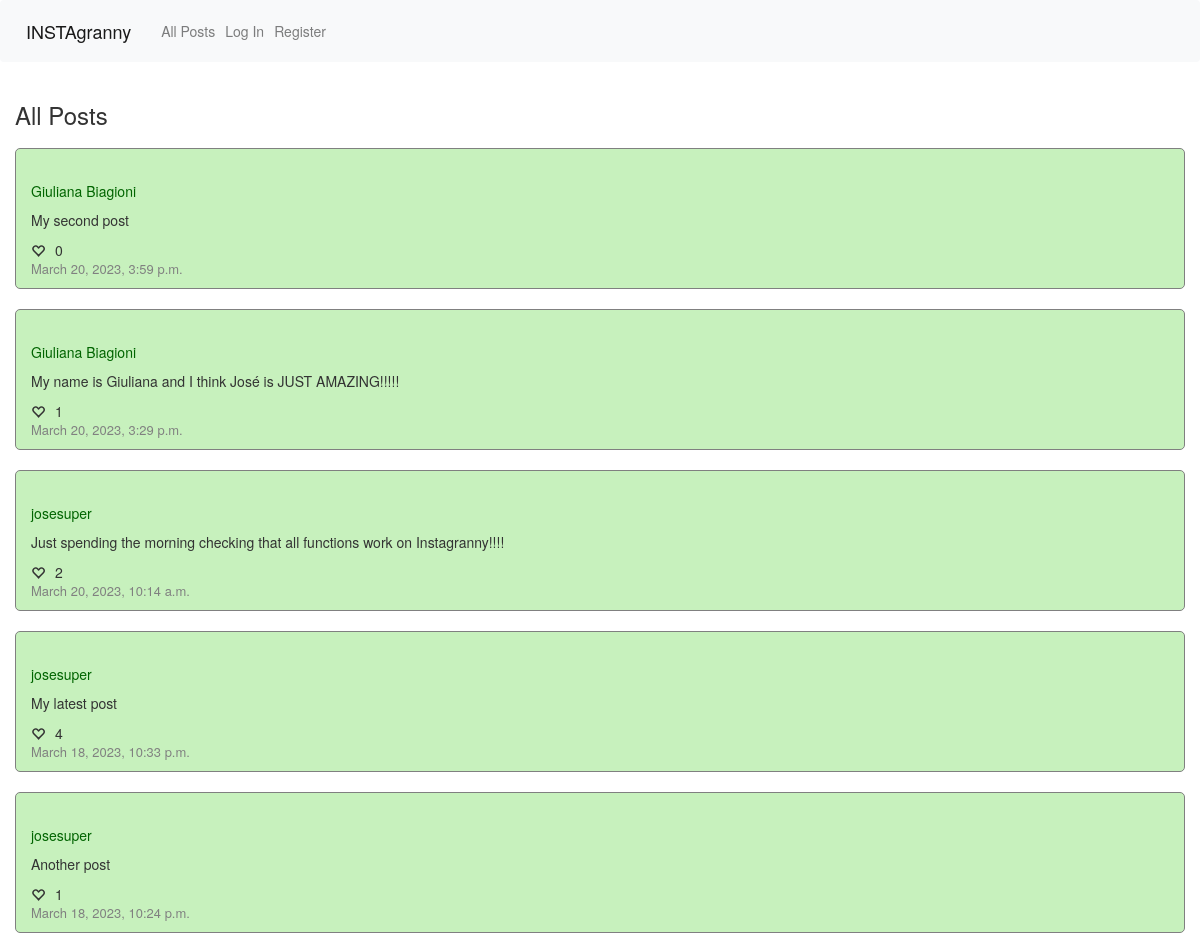
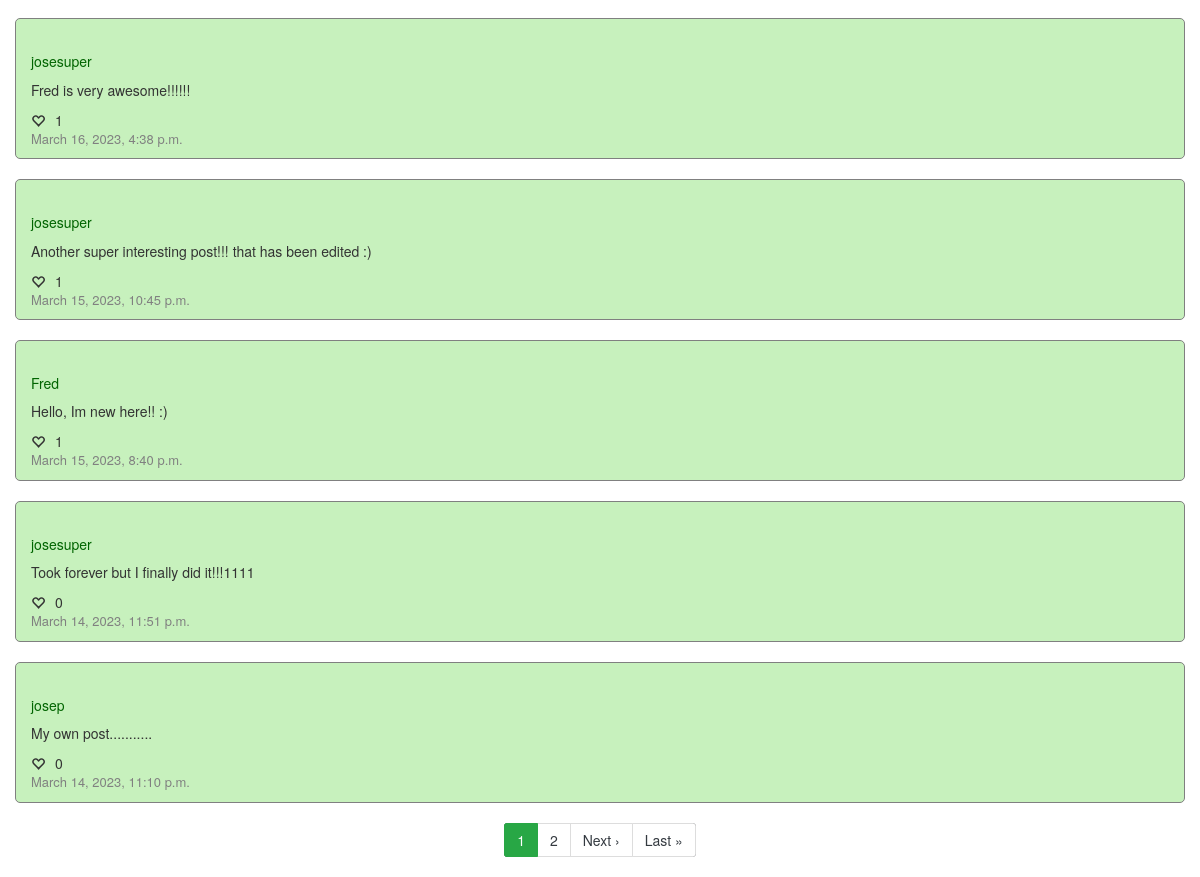
Before: / with the older database file (2 pictures, top to bottom).
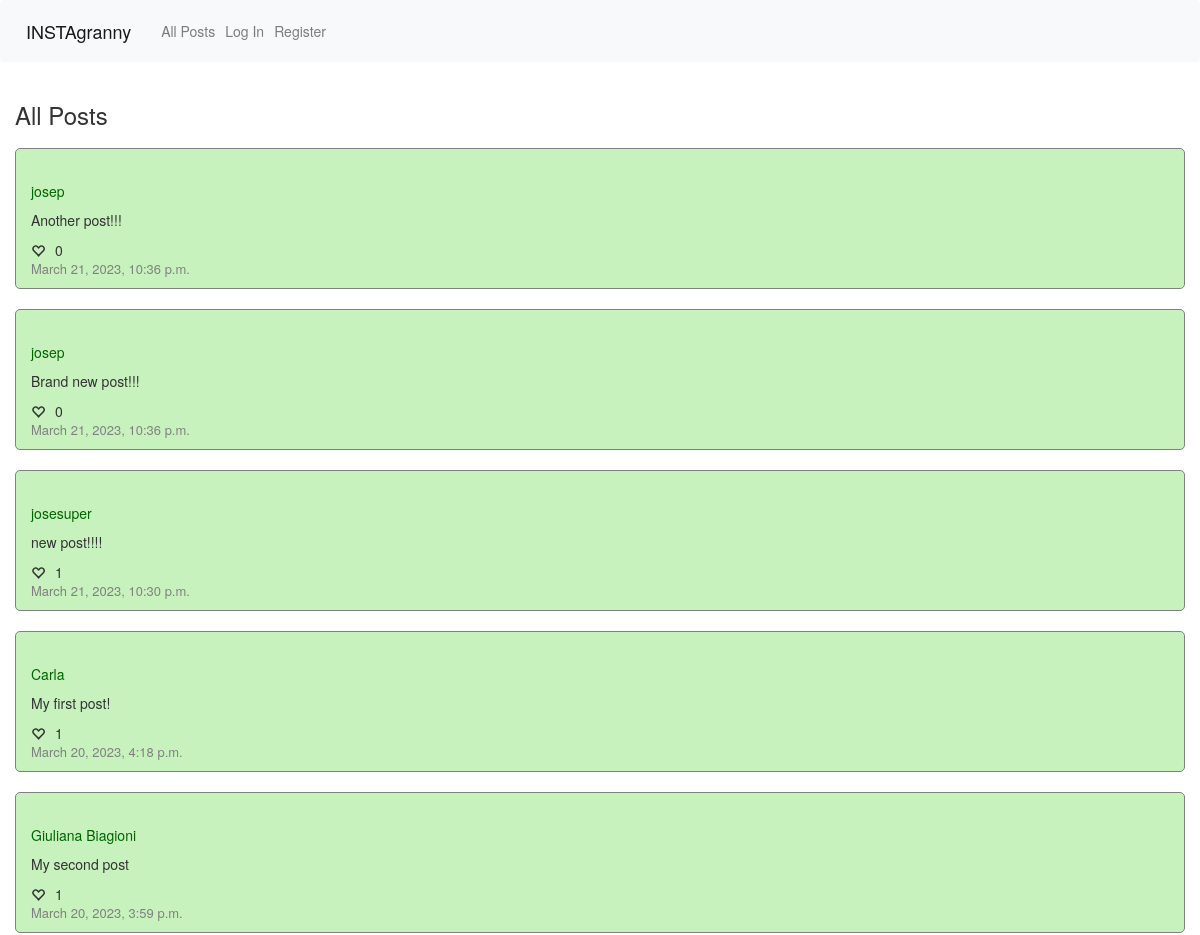
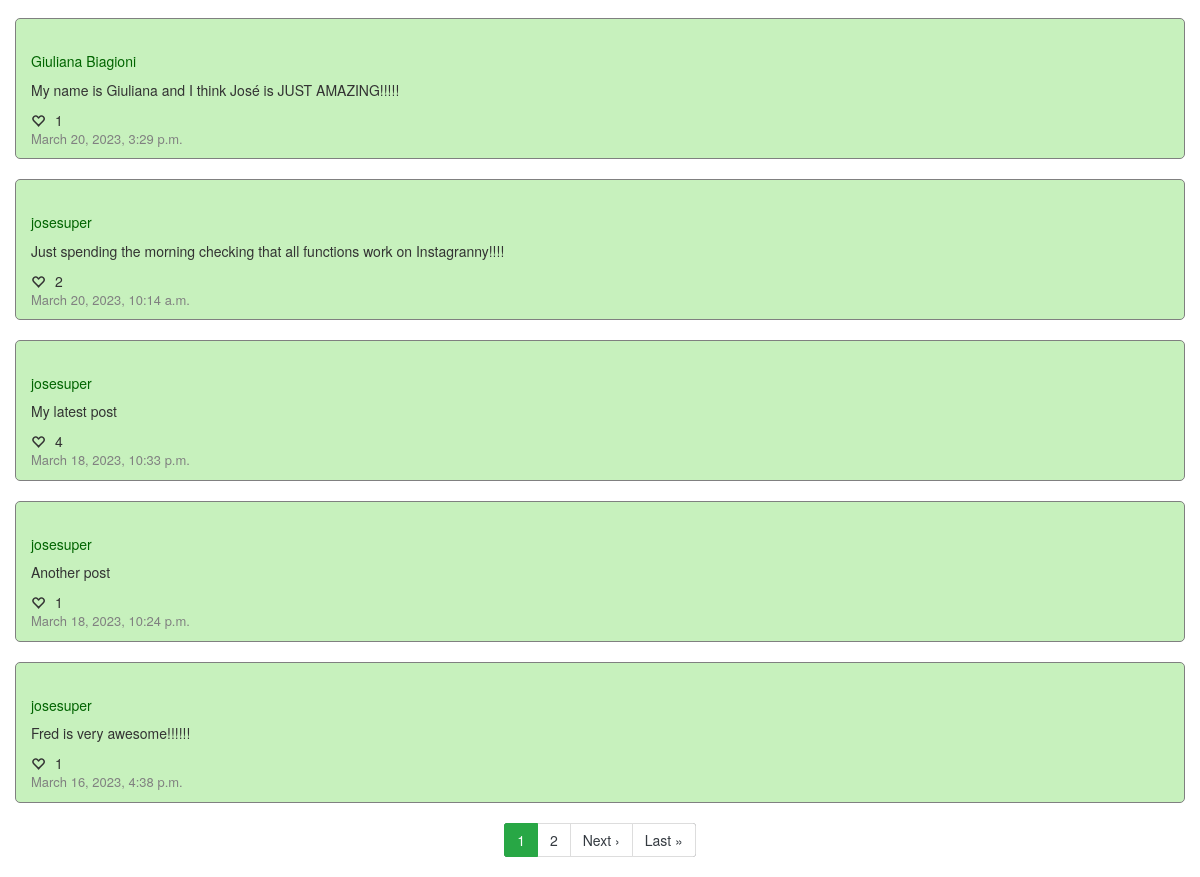
After: the same page with the newer database file (2 pictures, top to bottom).
### network/models.py (models this page shows, shortened)
class Post(models.Model):
    poster = models.ForeignKey(User,on_delete=models.PROTECT, related_name="user_posts")
    body = models.TextField(max_length=300)
    liked_by = models.ManyToManyField(User, blank=True, related_name='liked_posts')
    timestamp = models.DateTimeField(default=datetime.today)

class User(AbstractUser):
    followers = models.ManyToManyField('self', symmetrical=False, blank=True, related_name="following")
    def __str__(self):
        return f"{self.username}"

### network/views.py (the view)
# urls.py: path("", views.index, name="index"),
def index(request):
    if request.method == "POST":
        form = NewPostform(request.POST)
        if form.is_valid:
            newpost = Post(poster = request.user, body = request.POST["body"])
            newpost.save()
        return HttpResponseRedirect(reverse("network:index"))
    else:
        posts = Post.objects.all().order_by('-timestamp')
        page_number = request.GET.get('page', 1)
        paginator = Paginator(posts, 10)
        page = paginator.get_page(page_number)
        return render(request, "network/index.html", {
            "NewPostform": NewPostform,
            "page": page,
            "heading": "All Posts"
        })

### network/templates/network/index.html (shortened to what this page needs)
{% extends "network/layout.html" %}
{% load static %}
{% block body %}
<div class="container-fluid">
    <h3>{{ heading }}</h3>
    {% for post in page %}
    <div class="post-section">
        <h5><a id="post-poster-{{ post.id }}" class="profilename" href="/{{ post.poster }}">{{ post.poster }}</a></h5>
        <p id="post-body-{{ post.id }}">{{ post.body }}</p>
        <div class="row align-items-center">
            <div id="likes-{{ post.id }}" class="col heart-col">
                {% if user in post.liked_by.all %}
                <i class="glyphicon glyphicon-heart" data-liked="True" data-like="{{ post.id }}"></i>
                {% else %}
                <i class="glyphicon glyphicon-heart-empty" data-liked="False" data-like="{{ post.id }}"></i>
                {% endif %}
                <p id="like-count-{{ post.id }}">{{ post.liked_by.all|length }}</p>
            </div>
        </div>
        <p class="timestamp">{{ post.timestamp }}</p>
    </div>
    {% endfor %}
    {% if page.has_other_pages %}
    <nav>
    <div class="d-flex justify-content-center">
        <ul class="pagination bg-dark ">
            {% for i in page.paginator.page_range %}
            {% if page.number == i %}
            <li class="page-item active"><span class="page-link bg-success border-success">{{ i }}<span class="sr-only">(current)</span></span></li>
            {% else %}
            {% if i > page.number|add:'-3' and i < page.number|add:'3' %}
            <li class="page-item"><a class="page-link text-dark" href="?page={{ i }}">{{ i }}</a></li>
            {% endif %}
            {% endif %}
            {% endfor %}
            {% if page.has_next %}
            <li class="page-item"><a class="page-link text-dark" href="?page={{ page.next_page_number }}">Next &rsaquo;</a></li>
            <li class="page-item"><a class="page-link text-dark" href="?page={{ page.paginator.num_pages }}">Last &raquo;</a></li>
            {% endif %}
        </ul>
    </div>
    </nav>
    {% endif %}
</div>
{% endblock %}

Changed rows visible on the page:
no longer on this page (row unchanged): Post: poster "josesuper", body "Another super interesting post!!! that has been edited :)", liked_by.all|length "1", timestamp "March 15, 2023, 10:45 p.m."
no longer on this page (row unchanged): Post: poster "Fred", body "Hello, Im new here!! :)", liked_by.all|length "1", timestamp "March 15, 2023, 8:40 p.m."
no longer on this page (row unchanged): Post: poster "josesuper", body "Took forever but I finally did it!!!1111", liked_by.all|length "0", timestamp "March 14, 2023, 11:51 p.m."
no longer on this page (row edited): Post: poster "josep", body "My own post...........", liked_by.all|length "0", timestamp "March 14, 2023, 11:10 p.m."
added Post: poster "josep", body "Another post!!!", liked_by.all|length "0", timestamp "March 21, 2023, 10:36 p.m."
added Post: poster "josep", body "Brand new post!!!", liked_by.all|length "0", timestamp "March 21, 2023, 10:36 p.m."
added Post: poster "josesuper", body "new post!!!!", liked_by.all|length "1", timestamp "March 21, 2023, 10:30 p.m."
added Post: poster "Carla", body "My first post!", liked_by.all|length "1", timestamp "March 20, 2023, 4:18 p.m."
computed for Post "My second post": liked_by.all|length "0" → "1"
